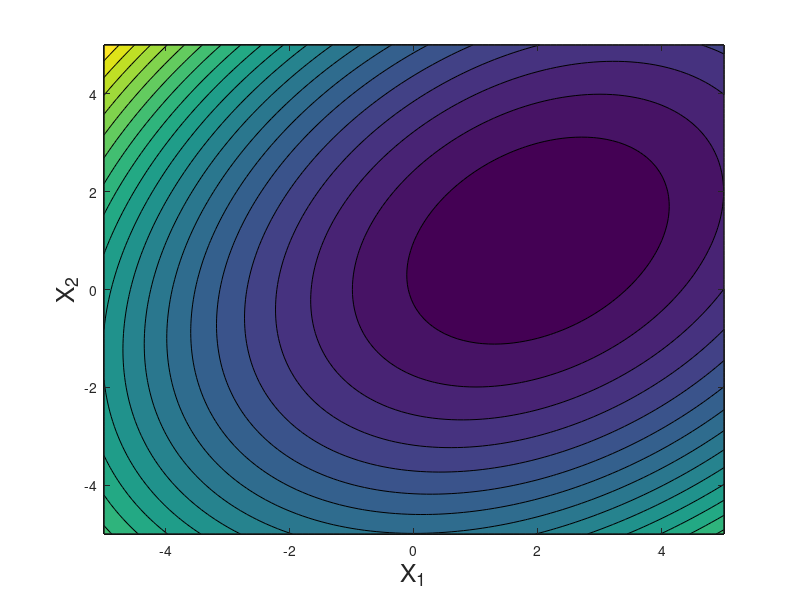

Recreate this plot in MATLAB. (Note: this script raises an error after producing the figure.)
%% Exercise 1.4
% Authors : 
%   - Lucas Emilio Mendes Ferreira
%   - Pedro Henrique Suruagy Perrusi
% Prof :  Omran Hassan

%% Plot Params
titleSize = 36;
legendSize = 20;
labelSize = 18;
lineWidith = 4;
markerSize = 2*lineWidith

%% We create the surface of interest for the function
x1 = -5 : 0.1 : 5;
x2 = -5 : 0.1 : 5;
[X_1,X_2] = meshgrid(x1,x2);
% the function is applied to the meshgrid
f = (X_2 + X_1 -3).^2 + 2 .* (X_2 - X_1 + 1).^2;

%% plot it first as a surface
% surf(X_1, X_2, f);
% xlabel('X_1')
% ylabel('X_2')
% zlabel('f(X_1, X_2)');
% title('Exercise 1.4')
% grid on;
% colorbar;

%% Then plot it as level sets
figure
contourf(X_1,X_2,f,20);
xlabel('X_1', 'FontSize', labelSize)
ylabel('X_2', 'FontSize', labelSize)
zlabel('f(X_1, X_2)', 'FontSize', 16);
title('Exercise 1.4', 'FontSize', 'FontSize', titleSize)
grid on; hold on;
colorbar;
plot(2, 1)